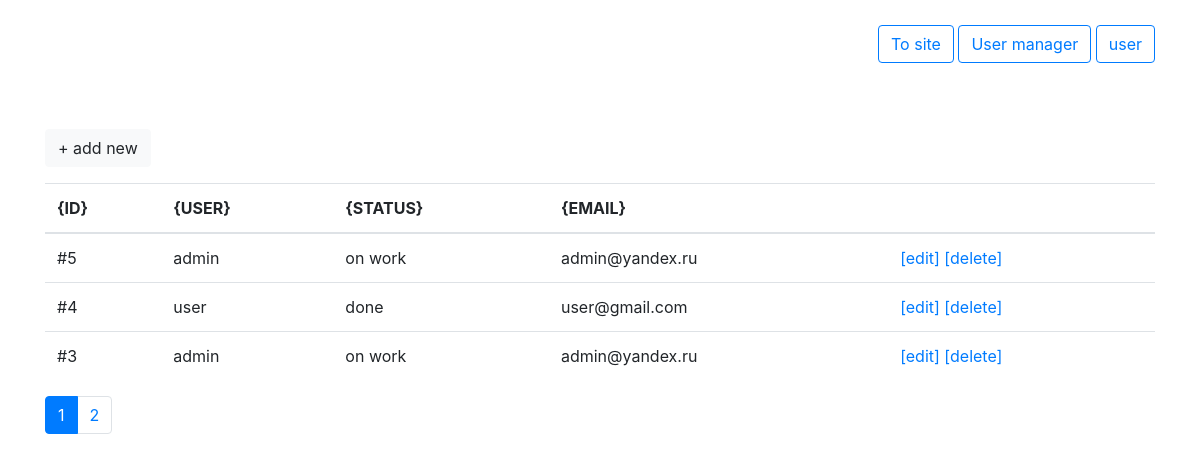
Screenshot of /index.php?route=admin/task/list (signed in) with the database file from the repository.
### tables this page shows
CREATE TABLE IF NOT EXISTS `user`(
    `id` SMALLINT(4) NOT NULL AUTO_INCREMENT,
    `login` VARCHAR(20) NOT NULL UNIQUE,
    `hash` CHAR(32) NOT NULL,
    `email` VARCHAR(60) NOT NULL UNIQUE,
    PRIMARY KEY (`id`)
);

CREATE TABLE `task`(
    `id` SMALLINT(4) NOT NULL AUTO_INCREMENT,
    `description` TEXT,
    `userId` SMALLINT(4),
    `status` SMALLINT(1) NOT NULL DEFAULT '1',
    PRIMARY KEY (`id`),
    CONSTRAINT `user_fk` FOREIGN KEY (`userId`) REFERENCES `user` (`id`)
        ON DELETE SET NULL
);

### app/controllers/admin/TaskController.php (called while the page is built, shortened)
<?php
class TaskController extends Controller
{
    public function actionList()
    {
        $model = new Task();
        $totalCount = $model->getAllCount();
        $pagination = new Pagination([
            'limit' => 3,
            'total' => $totalCount,
            'query' => 'per-page'
        ]);
        $tasks = $model->joinWith('user', NULL, 'ON task.userId = user.id',
            'task.*, user.login, user.email', 'ORDER BY id DESC',
            $pagination->limit, $pagination->offset);
        $statuses = $model->statuses;
        $this->render('admin/task/index', [
            'tasks' => $tasks,
            'pagination' => $pagination,
            'statuses' => $statuses
        ]);
    }
}

### web/index.php (called while the page is built)
<?php
require_once '../autoload.php';
\Application::createInstance()
    ->setDefaultController('task')
    ->setRouteVar('route')
    ->loadSettings('db')
    ->run();

### libs/UrlManager.php (called while the page is built, shortened)
<?php
class UrlManager
{
    public static function link($path = '')
    {
        return (is_string($path)
            && !empty($path)) ? '/index.php?' . \Application::$app->query . '=' . $path : '';
    }
    public static function isPage($path = '')
    {
        $path = is_string($path) ? $path : '';
        return $path == \Application::$app->route;
    }
}

### autoload.php (called while the page is built, shortened)
<?php
spl_autoload_register(function($class) {
    $baseDir = __DIR__;
    $class = ltrim($class, '\\');
    $classFile = $baseDir . '/' . str_replace('\\', '/', $class) . '.php';
});

### abstractions/Model.php (called while the page is built, shortened)
<?php
abstract class Model extends Base
{
    public $db;
    public $tableName;
    public function __construct() {
        if (is_null($this->tableName)) {
            $this->tableName = $this->getDefaultTableName();
        }
    }
    final public function getAllCount()
    {
        $totalCount = 0;
        if (!is_null($this->db)) {
            $sth = $this->db->prepare('SELECT COUNT(*)'
                . ' AS totalCount FROM ' . $this->tableName);
            $sth->execute();
            $totalCount = $sth->fetch(\PDO::FETCH_ASSOC)['totalCount'];
        }
        return $totalCount;
    }
    final protected function getDefaultTableName()
    {
        return strtolower(basename(str_replace('\\', '/', static::class)));
    }
    final protected function setDb()
    {
        $this->db = is_null($this->db) ? Db::createObject()->db : $this->db;
    }
    public function joinWith($tableWith = '', $joinType = 'LEFT JOIN',
        $condition = '', $columns = '', $orderBy = '', $limit = 10000,
        $offset = 0)
    {
        $result = [];
        $tableWith = is_string($tableWith) ? htmlspecialchars($tableWith) : '';
        $condition = is_string($condition) ? htmlspecialchars($condition) : '';
        $columns = is_string($columns) ? htmlspecialchars($columns) : '';
        $orderBy = is_string($orderBy) ? htmlspecialchars($orderBy) : '';
        switch (strtolower($joinType)) {
            default:
                $joinType = 'left join';
                break;
        }
        $limit = (int) $limit;
        $offset = (int) $offset;
        if (!empty($tableWith) && $limit > 0 && $offset >= 0) {
            if (!is_null($this->db)) {
                $sql = 'SELECT ';
                $sql .= empty($columns) ? '*' : $columns;
                $sql .= ' FROM ' . $this->tableName . ' ' . $joinType;
                $sql .= ' ' . $tableWith;
                $sql .= empty($condition) ? '' : ' ' . $condition;
                $sql .= empty($orderBy) ? '' : ' ' . $orderBy;
                $sql .= ' LIMIT :limit OFFSET :offset';
                $sth = $this->db->prepare($sql);
                $sth->bindValue(':limit', $limit, \PDO::PARAM_INT);
                $sth->bindValue(':offset', $offset, \PDO::PARAM_INT);
                $sth->execute();
                $array = $sth->fetchAll(\PDO::FETCH_ASSOC);
                foreach ($array as $key => $item) {
                    $result[$key] = new $className;
                    $result[$key]->loadFromArray($item);
                }
            }
        }
        return $result;
    }
    public function __destruct()
    {
        $this->db = null;
    }
}

### libs/Db.php (called while the page is built, shortened)
<?php
final class Db
{
    public static $instance;
    public static function createObject()
    {
        if (is_null(static::$instance)) {
            static::$instance = new static;
        }
        return static::$instance;
    }
    private function loadDbSettings()
    {
        $settings = \Application::$app->getOption('db');
        if (!is_null($settings)) {
            if (isset($settings['server']) && isset($settings['host'])
                && isset($settings['name']) && isset($settings['charset'])
                && isset($settings['user']) && isset($settings['password'])) {
                $dsn = "{$settings['server']}:host={$settings['host']};";
                $dsn .= "dbname={$settings['name']};";
                $dsn .= "charset={$settings['charset']}";
                $user = $settings['user'];
                $password = $settings['password'];
                try {
                    $this->db = new \PDO($dsn, $user, $password);
                } catch (\PDOException $e) {
                    $this->db = null;
                }
            }
        }
    }
}

### libs/User.php (called while the page is built, shortened)
<?php
class User extends \app\models\User
{
    public function isAuthorized()
    {
        return isset($_SESSION['user']) ? true : false;
    }
    public function __construct()
    {
        if ($this->isAuthorized()) {
            $this->login = $_SESSION['user']['l'];
        }
    }
}

### app/views/admin/task/index.php (the view, shortened to what this page needs)
<div class="content">
  <div class="container">
    <?php require_once 'includes/nav.php'; ?>
    <div class="row">
      <div class="col-12">
      <?php if (empty($tasks)): ?>
        <p>List tasks is empty.</p>
      <?php else: ?>
        <div class="table-responsive">
          <table class="table">
            <thead>
              <tr>
                <th>{ID}</th>
                <th>{USER}</th>
                <th>{STATUS}</th>
                <th>{EMAIL}</th>
                <th></th>
              </tr>
            </thead>
            <tbody>
              <?php foreach ($tasks as $task): ?>
              <tr>
                <td>#<?= $task->id ?></td>
                <td><?= $task->login ?></td>
                <td><?= isset($statuses[$task->status]) ? $statuses[$task->status] : '' ?></td>
                <td><?= $task->email ?></td>
                <td>
                  <a href="<?= UrlManager::link('admin/task/edit&id=' . $task->id) ?>">[edit]</a>
                  <a href="<?= UrlManager::link('admin/task/delete&id=' . $task->id) ?>">[delete]</a>
                </td>
              </tr>
              <?php endforeach; ?>
            </tbody>
          </table>
        </div>
        <?= $pagination->widget() ?>
      <?php endif; ?>
      </div>
    </div>
  </div>
</div>

### app/views/admin/task/includes/nav.php (shortened to what this page needs)
<div class="row">
  <div class="col-12">
    <div class="my-3">
      <?php if (!UrlManager::isPage('admin/task/new')): ?>
      <a href="<?= UrlManager::link('admin/task/new') ?>"
        class="btn btn-light">+ add new</a>
      <?php endif; ?>
    </div>
  </div>
</div>

### widgets/Pagination.php (shortened to what this page needs)
<?php
class Pagination extends Base
{
    public $max;
    public $page;
    public $query = 'page';
    private $html;
    public function __construct($params = [])
    {
        $params = is_array($params) ? $params : [];
        if (isset($params['query'])) {
            $this->query = empty($params['query']) ? $this->query
                : $params['query'];
        }
        $this->total = isset($params['total']) ? (int) $params['total'] : 0;
        $this->limit = isset($params['limit']) ? (int) $params['limit']
            : static::DEFAULT_LIMIT;
        $this->max = ceil($this->total / $this->limit);
        $this->page = isset($_GET[$this->query]) ? (int) $_GET[$this->query]
            : 1;
        $this->offset = ($this->page - 1) * $this->limit;
    }
    public function widget()
    {
        if (is_null($this->html)) {
            $this->html = '';
            if ($this->max > 1) {
                $this->html = '<ul class="pagination">';
                for ($page = 1; $page <= $this->max; $page++) {
                    $this->html .= '<li class="page-item';
                    if ($page == $this->page) {
                        $this->html .= ' active"><span class="page-link">'
                            . $page . '</span>';
                    } else {
                        $this->html .= '"><a href="' . $this->getLink($page)
                            . '" class="page-link">' . $page . '</a>';
                    }
                    $this->html .= '</li>';
                }
                $this->html .= '</ul>';
            }
        }
        return $this->html;
    }
    protected function getLink($number = 1)
    {
        $uri = getenv('REQUEST_URI');
        $number = (int) $number;
        if ($number > 1) {
            if (empty($_GET) && empty(\Application::$app->route)) {
                $uri .= '?' . $this->query . '=' . $number;
            } else {
                if (isset($_GET[$this->query])) {
                    $uri = str_replace(
                        $this->query . '=' . $_GET[$this->query],
                        $this->query . '=' . $number,
                        $uri
                    );
                } else {
                    $uri .= '&' . $this->query . '=' . $number;
                }
            }
        }
        return $uri;
    }
}

### Application.php (shortened to what this page needs)
<?php
class Application extends Singleton
{
    public $defaultController = 'site';
    public $defaultAction = 'index';
    public $query = 'route';
    protected $_settings = [];
    protected $settings = [];
    final public function getOption($dotsPath = null)
    {
        $value = null;
        $dotsPath = is_string($dotsPath) ? $dotsPath : null;
        if (!is_null($dotsPath)) {
            $keys = explode('.', $dotsPath);
            foreach ($keys as $key) {
                if (is_null($value)) {
                    if (isset($this->settings[$key])) {
                        $value = $this->settings[$key];
                    } else {
                        break;
                    }
                } else {
                    if (isset($value[$key])) {
                        $value = $value[$key];
                    } else {
                        break;
                    }
                }
            }
        }
        return $value;
    }
    final public function loadSettings($type = null)
    {
        if (is_string($type)) {
            if (!isset($this->_settings[$type])) {
                $settingsFile = __DIR__ . '/settings/' . $type . '.php';
                if (file_exists($settingsFile)) {
                    $settings = require_once($settingsFile);
                    if (is_array($settings)) {
                        $this->_settings[$type] = true;
                        $this->settings[$type] = array_merge($settings, $this->settings);
                    }
                }
            }
        }
        return $this;
    }
    public function run()
    {
        $route = isset($_GET[$this->query]) ? $_GET[$this->query] : '';
        if (empty($route)) {
            $actionId = $this->defaultAction;
            $controllerId = $this->defaultController;
        } else {
            $this->route = $route;
            $partsRoute = explode('/', $route);
            if (count($partsRoute) > 1) {
                $actionId = array_pop($partsRoute);
                $controllerId = array_pop($partsRoute);
            }
        }
        if ($this->isValidPartRoute($controllerId)
            && $this->isValidPartRoute($actionId)) {
            $controller = new $controllerName;
            $action = 'action' . str_replace('-', '', ucwords($actionId, '-'));
            call_user_func_array([$controller, $action], $_GET);
        } else {
            die("route: <b>{$route}</b> not found.");
        }
    }
    final protected function isValidPartRoute($partRoute = '')
    {
        $partRoute = is_string($partRoute) ? $partRoute : '';
        $parts = explode('-', $partRoute);
        foreach ($parts as $part) {
            $firstLetter = mb_substr($part, 0, 1);
        }
        return true;
    }
}

### abstractions/Controller.php (shortened to what this page needs)
<?php
abstract class Controller extends Base
{
    public $viewLayout = 'default';
    public function render($viewName, $vars = [])
    {
        $viewDir = dirname(getenv('DOCUMENT_ROOT')) . '/app/views';
        $viewFile = $viewDir . '/' . $viewName . '.php';
        if (file_exists($viewFile)) {
            $vars = is_array($vars) ? $vars : [];
            extract($vars);
            require_once $viewFile;
            $CONTENT_VIEW = ob_get_contents();
        }
        $viewFile = $viewDir . '/layouts/' . $this->viewLayout . '.php';
        if (file_exists($viewFile)) {
            require_once $viewFile;
        }
    }
}

### app/views/layouts/admin.php (shortened to what this page needs)
<!DOCTYPE html>
<html lang="en">
  <head>
    <link rel="stylesheet" href="/frontend/css/bootstrap.min.css">
    <link rel="stylesheet" href="/frontend/css/style.css">
  </head>
  <body>
    <?php require_once 'includes/admin/nav.php'; ?>
    <?= $CONTENT_VIEW ?>
  </body>
</html>

### app/views/layouts/includes/admin/nav.php (shortened to what this page needs)
<div class="header">
  <div class="container">
    <div class="row">
      <div class="col-12 text-right">
        <a href="/" class="btn btn-outline-primary">To site</a>
        <?php if (!UrlManager::isPage('admin/user/list')): ?>
        <a href="<?= UrlManager::link('admin/user/list') ?>"
          class="btn btn-outline-primary">User manager</a>
        <?php endif; ?>
        <a href="<?= UrlManager::link('login/sign-out') ?>"
          class="btn btn-outline-primary"><?= \Application::$app->user->login ?></a>
      </div>
    </div>
  </div>
</div>

### web/frontend/css/style.css (style rules this page uses)
.header, .content { padding: 25px 0; }

### rows the page displays
user: login "user"
task: id "5", userId.login "admin", status "on work", userId.email "admin@yandex.ru"
task: id "4", userId.login "user", status "done", userId.email "user@gmail.com"
task: id "3", userId.login "admin", status "on work", userId.email "admin@yandex.ru"
